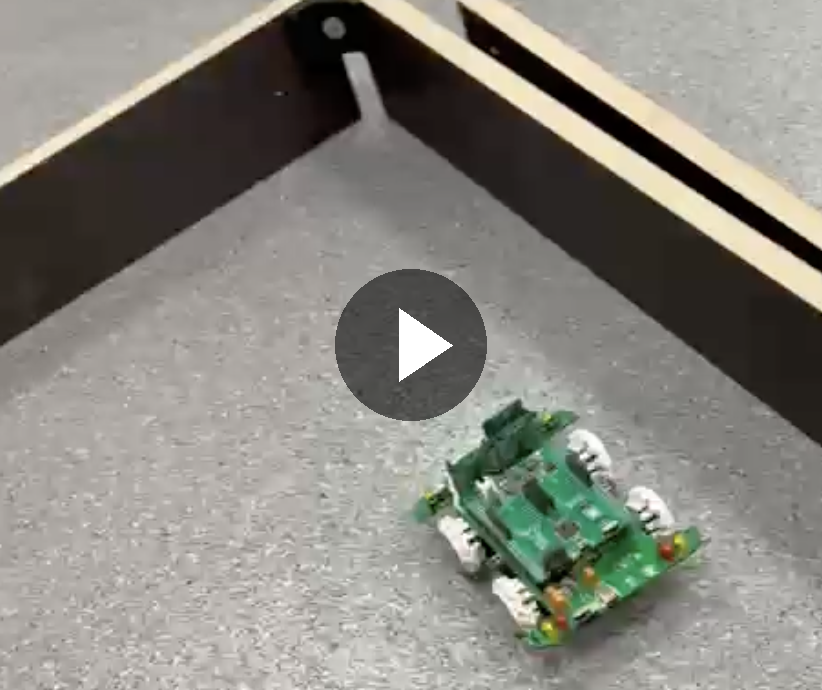
#> input picture videos_for_doc/test-1.png, 822 x 690 px
$ python add_play_icon_to_image.py test-1.png
#> lines starting #> are read from the running program, lines starting #| are printed output that depends on the picture
from PIL import Image, ImageDraw
import os
import argparse


def add_play_icon(
    input_path: str,
    output_path: str = None,
    circle_scale: float = 0.22,
    triangle_scale: float = 0.42,
    circle_color=(0, 0, 0, 140),
    triangle_color=(255, 255, 255, 255),
):
    """
    在图片正中央添加一个类似 YouTube 的播放图标。

    参数:
        input_path: 输入图片路径（PNG/JPG/JPEG）
        output_path: 输出图片路径；如果不传，会自动生成
        circle_scale: 播放按钮外圆直径占图片短边的比例
        triangle_scale: 三角形尺寸相对外圆直径的比例
        circle_color: 外圆颜色 (R, G, B, A)
        triangle_color: 三角形颜色 (R, G, B, A)
    """
#> called with input_path = 'test-1.png', output_path = 'test-1.png', circle_scale = 0.22, triangle_scale = 0.42, circle_color = (0, 0, 0, 140), triangle_color = (255, 255, 255, 255)

    # 读取图片并转为 RGBA，方便处理透明度
    image = Image.open(input_path).convert("RGBA")
#> image is the input picture: PIL image 822x690 RGBA; mean R, G, B, A 134.9, 133.2, 126, 255
    w, h = image.size
#> w = 822; h = 690

    # 创建透明图层来画图标
    overlay = Image.new("RGBA", (w, h), (0, 0, 0, 0))
#> overlay: PIL image 822x690 RGBA; every value is 0
    draw = ImageDraw.Draw(overlay)

    # 中心点
    cx, cy = w // 2, h // 2
#> cx = 411; cy = 345

    # 外圆半径
    short_side = min(w, h)
#> short_side = 690
    circle_diameter = short_side * circle_scale
#> circle_diameter = 151.8
    r = circle_diameter / 2
#> r = 75.9

    # 画半透明圆
    draw.ellipse(
        (cx - r, cy - r, cx + r, cy + r),
        fill=circle_color
    )

    # 播放三角形大小
    tri_w = circle_diameter * triangle_scale
#> tri_w = 63.76
    tri_h = tri_w * 1.15
#> tri_h = 73.32

    # 为了视觉居中，三角形稍微向右偏一点
    offset_x = tri_w * 0.10
#> offset_x = 6.38

    p1 = (cx - tri_w * 0.28 + offset_x, cy - tri_h / 2)
#> p1 = (399.5, 308.3)
    p2 = (cx - tri_w * 0.28 + offset_x, cy + tri_h / 2)
#> p2 = (399.5, 381.7)
    p3 = (cx + tri_w * 0.55 + offset_x, cy)
#> p3 = (452.4, 345)

    draw.polygon([p1, p2, p3], fill=triangle_color)

    # 合成
    result = Image.alpha_composite(image, overlay)
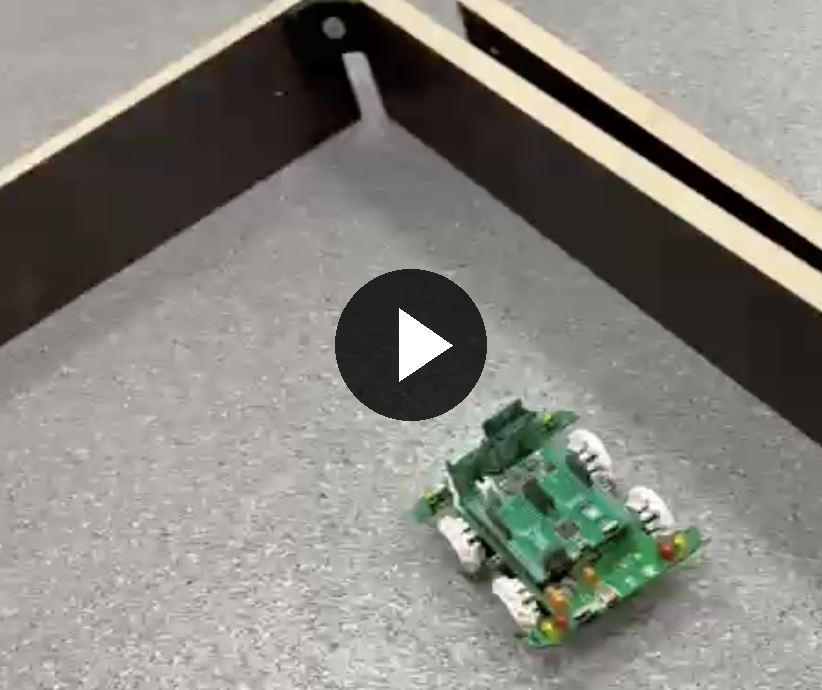
#> result: PIL image 822x690 RGBA; mean R, G, B, A 133.7, 132, 124.9, 255

    # 自动生成输出路径
    if output_path is None:
        base, ext = os.path.splitext(input_path)
        output_path = f"{base}_with_play_icon.png"

    # 如果输出是 jpg/jpeg，去掉 alpha
    ext_lower = os.path.splitext(output_path)[1].lower()
    if ext_lower in [".jpg", ".jpeg"]:
        result = result.convert("RGB")

    result.save(output_path)
    return output_path


if __name__ == "__main__":
    parser = argparse.ArgumentParser(description="Add a YouTube-style play icon to the center of an image.")
    parser.add_argument("input", help="Path to input image (PNG/JPG/JPEG)")
    parser.add_argument("-o", "--output", help="Path to output image", default=None)

    args = parser.parse_args()

    #saved_path = add_play_icon(args.input, args.output)
    saved_path = add_play_icon(args.input, args.input)
    print(f"Saved new image to: {saved_path}")

$ run again, on videos_for_doc/test-3.png
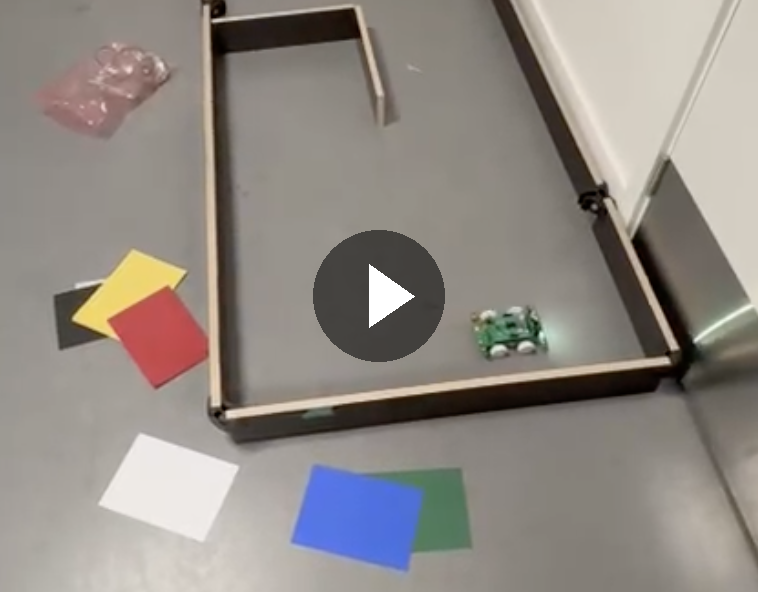
#> input picture videos_for_doc/test-3.png, 758 x 592 px
#> in add_play_icon, image is the input picture: PIL image 758x592 RGBA; mean R, G, B, A 144.9, 138.6, 132.7, 255
#> overlay: PIL image 758x592 RGBA; every value is 0
#> in add_play_icon, `result = Image.alpha_composite(image, overlay)`:
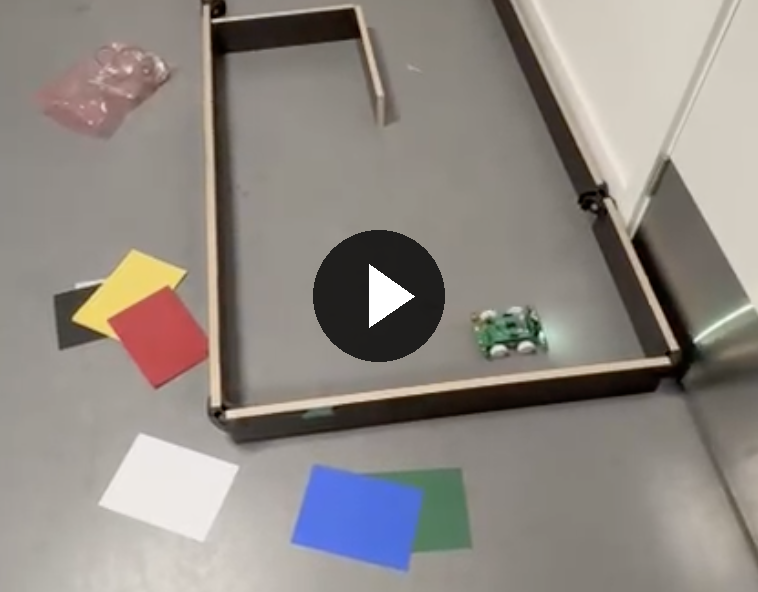
#> result: PIL image 758x592 RGBA; mean R, G, B, A 143.9, 137.6, 131.8, 255

$ run again, on videos_for_doc/test-4.png
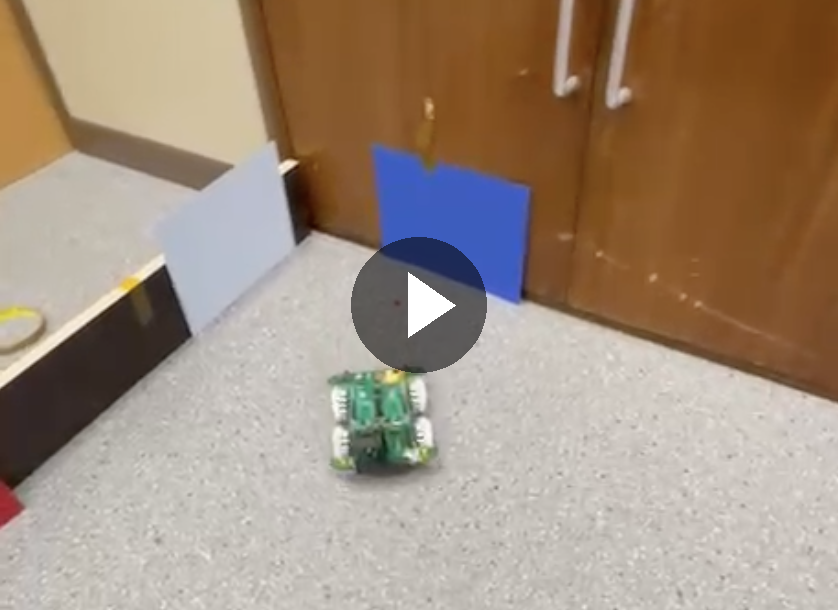
#> input picture videos_for_doc/test-4.png, 838 x 610 px
#> in add_play_icon, image is the input picture: PIL image 838x610 RGBA; mean R, G, B, A 160.9, 143, 126.2, 255
#> overlay: PIL image 838x610 RGBA; every value is 0
#> in add_play_icon, `result = Image.alpha_composite(image, overlay)`:
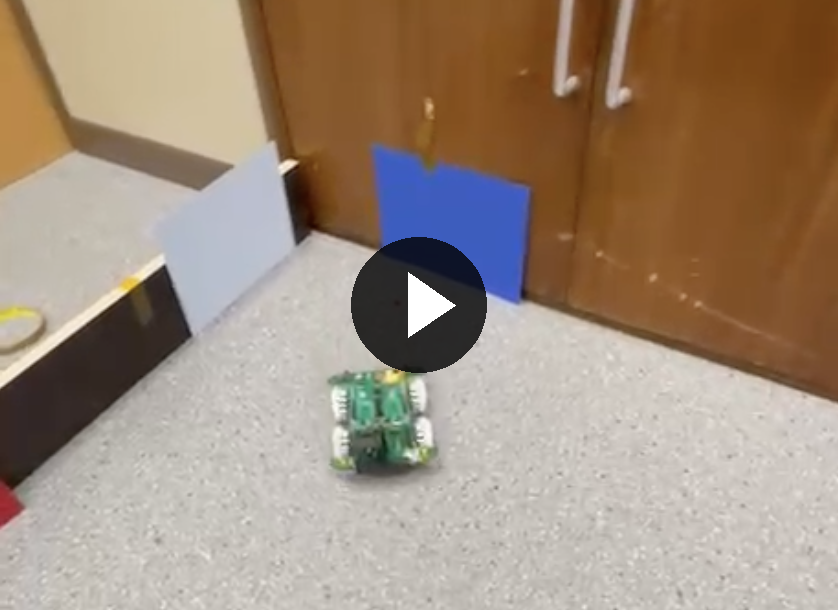
#> result: PIL image 838x610 RGBA; mean R, G, B, A 159.8, 141.9, 125, 255
